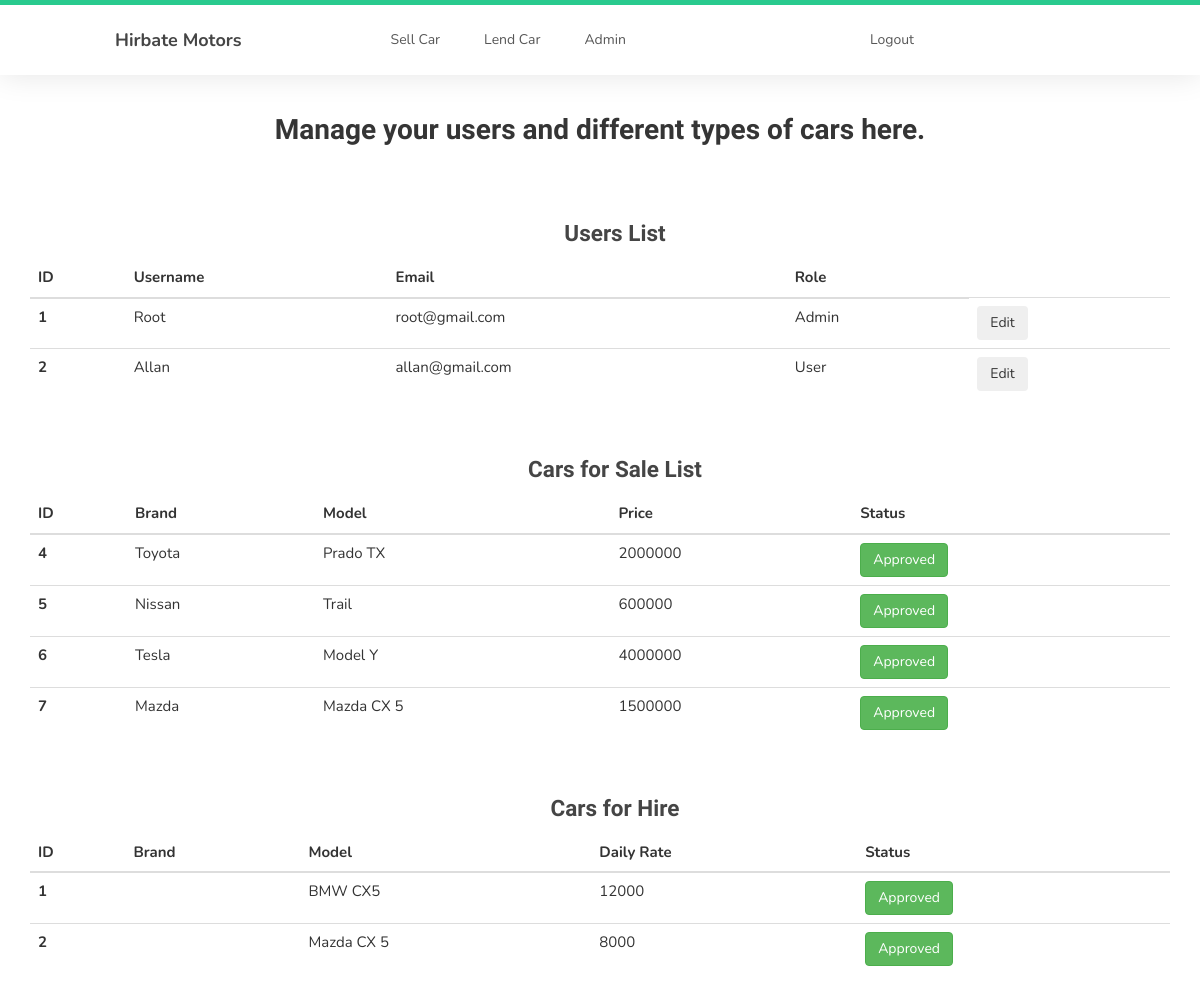
Page /admin (signed in) on the earlier database version.
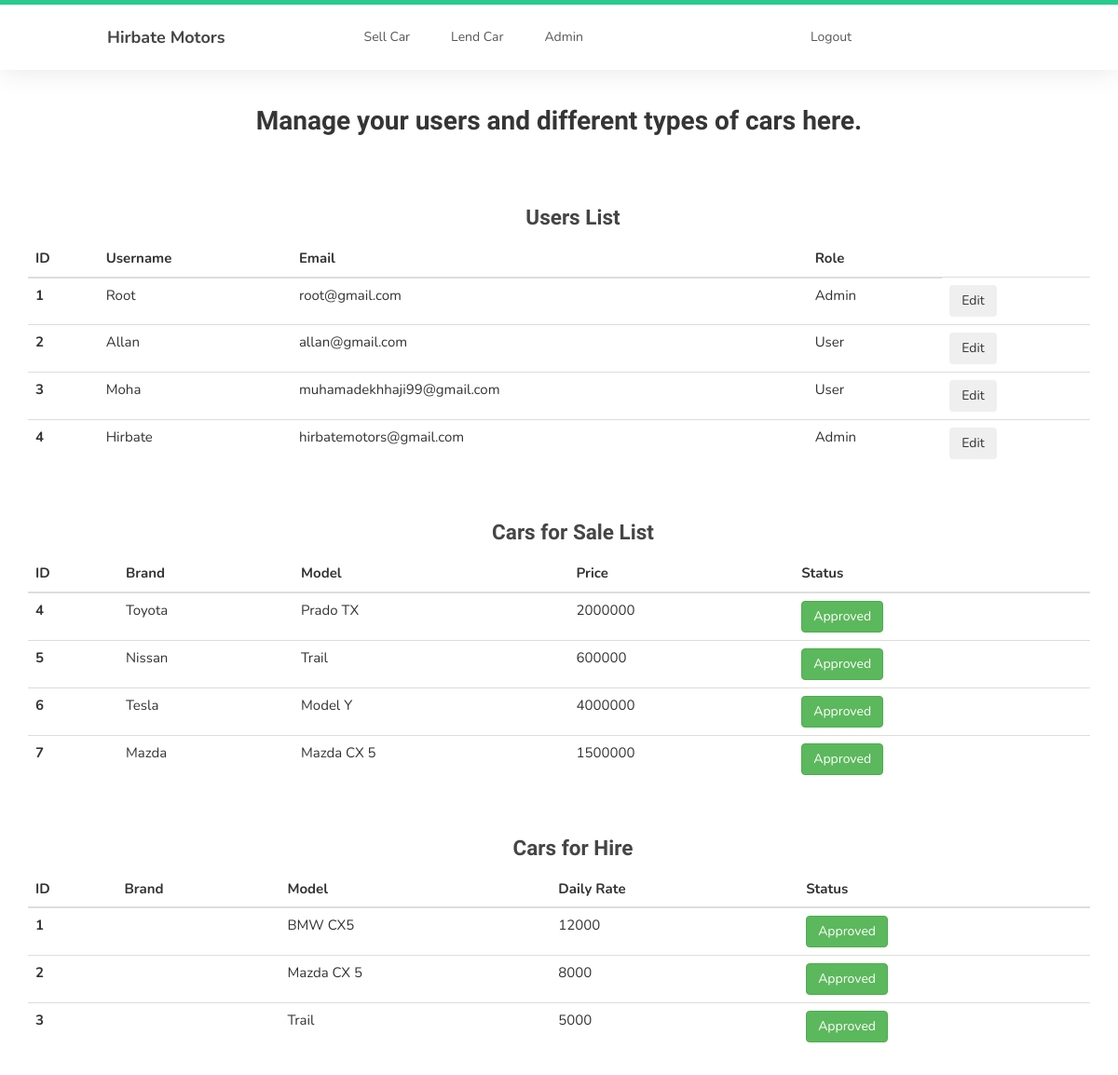
Same page on the later database version.
### car_dealer/models.py (models this page shows, shortened)
class User(db.Model, UserMixin):
    id = db.Column(db.Integer, primary_key=True)
    username = db.Column(db.String(20), unique=True, nullable=False)
    email = db.Column(db.String(80), unique=True, nullable=False)
    password = db.Column(db.String(120), nullable=False)
    date_added = db.Column(db.DateTime, default=datetime.utcnow())
    is_admin = db.Column(db.Boolean, nullable=False, default=False)
    sale_reference = db.relationship('Car', backref='Owner', lazy=True)
    hire_reference = db.relationship('LendCar', backref='Owner', lazy=True)

class Car(db.Model):
    id = db.Column(db.Integer, primary_key=True)
    condition = db.Column(db.String, nullable=False)
    gearbox = db.Column(db.String, nullable=False)
    color = db.Column(db.String, nullable=False)
    make = db.Column(db.String(50), nullable=False)
    mileage = db.Column(db.Integer, nullable=False)
    price = db.Column(db.Integer, nullable=False)
    model = db.Column(db.String(50), nullable=False)
    fuel = db.Column(db.String, nullable=False)
    seats = db.Column(db.Integer, nullable=False)
    mfg_year = db.Column(db.Integer, nullable=False)
    engine_size = db.Column(db.Integer, nullable=False)
    description = db.Column(db.Text, nullable=False)
    is_approved = db.Column(db.Boolean, nullable=False, default=False)
    user_id = db.Column(db.Integer, db.ForeignKey('user.id'), nullable=False)
    photo_reference = db.relationship('SellPhotos', backref='Car', lazy=True)

class LendCar(db.Model):
    __tablename__ = 'lendcar'
    id = db.Column(db.Integer, primary_key=True)
    brand = db.Column(db.String(40), nullable=False)
    model = db.Column(db.String(40), nullable=False)
    gearbox = db.Column(db.String, nullable=False)
    color = db.Column(db.String, nullable=False)
    daily_rate = db.Column(db.Integer, nullable=False)
    fuel = db.Column(db.String, nullable=False)
    seats = db.Column(db.Integer, nullable=False)
    description = db.Column(db.Text, nullable=False)
    is_approved = db.Column(db.Boolean, nullable=False, default=False)
    user_id = db.Column(db.Integer, db.ForeignKey('user.id'), nullable=False)
    photo_reference = db.relationship('HirePhotos', backref='Car', lazy=True)

### car_dealer/routes.py (the view)
@app.route('/admin', methods=['GET', 'POST'])
@login_required
def admin():
    if current_user.is_admin:
        users = User.query.all()
        cars_for_sale = Car.query.all()
        cars_for_hire = LendCar.query.all()
        return render_template('admin.html', title='Account Page', users=users, cars_for_sale=cars_for_sale,
                               cars_for_hire=cars_for_hire)
    else:
        abort(404)

### car_dealer/models.py (called while the page is built)
@login_manager.user_loader
def load_user(user_id):
    return User.query.get(int(user_id))

### car_dealer/templates/admin.html
{% extends 'layout.html' %}
{% block content %}
    <div class="container" style="margin-top: 2rem; font-family: Helvetica, Arial, sans-serif; text-align: center">
        <h2>Manage your users and different types of cars here.</h2>
    </div>
    <div class="row" id="AdminTables">
        <div class="col-md-12 mt-4 mb-4">
            <div class="container" style="text-align: center">
                <h3>Users List</h3>
            </div>
            <table class="table table-dark">
              <thead>
                <tr>
                  <th scope="col">ID</th>
                  <th scope="col">Username</th>
                  <th scope="col">Email</th>
                  <th scope="col">Role</th>
                </tr>
              </thead>
              <tbody>
                {% for user in users %}
                    <tr>
                      <th scope="row">{{ user.id }}</th>
                      <td>{{ user.username }}</td>
                      <td>{{ user.email }}</td>
                      {% if user.is_admin %}
                          <td>Admin</td>
                      {% else %}
                          <td>User</td>
                      {% endif %}
                      <td><button type="button" class="btn btn-secondary">Edit</button></td>
                    </tr>
                {% endfor %}
              </tbody>
            </table>
        </div>
        <div class="col-md-12 mt-4 mb-4">
            <div class="container" style="text-align: center">
                <h3>Cars for Sale List</h3>
            </div>
            <table class="table table-dark">
              <thead>
                <tr>
                  <th scope="col">ID</th>
                  <th scope="col">Brand</th>
                  <th scope="col">Model</th>
                  <th scope="col">Price</th>
                  <th scope="col">Status</th>
                </tr>
              </thead>
              <tbody>
                {% for car in cars_for_sale %}
                    <tr>
                      <th scope="row">{{ car.id }}</th>
                      <td>{{ car.make }}</td>
                      <td>{{ car.model }}</td>
                      <td>{{ car.price }}</td>
                      {% if car.is_approved %}
                            <td><a href="{{ url_for('car_sales_info', car_id=car.id)}}"><button type="button" class="btn btn-success">Approved</button></a></td>
                      {% else %}
                            <td><a href="{{ url_for('car_sales_info', car_id=car.id)}}"><button type="button" class="btn btn-warning">Pending</button></a></td>
                      {% endif %}
                    </tr>
                {% endfor %}
              </tbody>
            </table>
        </div>
        <div class="col-md-12 mt-4 mb-4">
            <div class="container" style="text-align: center">
                <h3>Cars for Hire</h3>
            </div>
            <table class="table table-dark">
              <thead>
                <tr>
                  <th scope="col">ID</th>
                  <th scope="col">Brand</th>
                  <th scope="col">Model</th>
                  <th scope="col">Daily Rate</th>
                  <th scope="col">Status</th>
                </tr>
              </thead>
              <tbody>
                {% for car in cars_for_hire %}
                    <tr>
                      <th scope="row">{{ car.id }}</th>
                      <td>{{ car.make }}</td>
                      <td>{{ car.model }}</td>
                      <td>{{ car.daily_rate }}</td>
                      {% if car.is_approved %}
                            <td><a href="{{ url_for('car_hire_info', car_id=car.id)}}"><button type="button" class="btn btn-success">Approved</button></a></td>
                      {% else %}
                            <td><a href="{{ url_for('car_hire_info', car_id=car.id)}}"><button type="button" class="btn btn-warning">Pending</button></a></td>
                      {% endif %}
                    </tr>
                {% endfor %}
              </tbody>
            </table>
        </div>
    </div>
{% endblock %}

Differences in the rows shown:
added User: id "3", username "Moha", email "muhamadekhhaji99@gmail.com", is_admin "User"
added User: id "4", username "Hirbate", email "hirbatemotors@gmail.com", is_admin "Admin"
added LendCar: id "3", model "Trail", daily_rate "5000"
